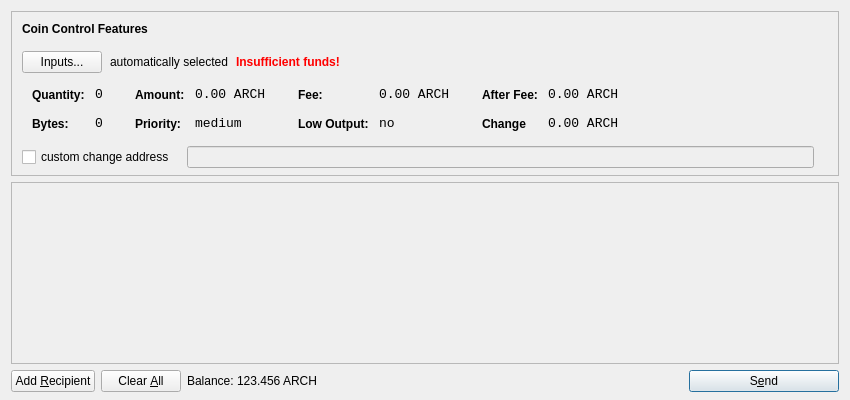
<?xml version="1.0" encoding="UTF-8"?>
<ui version="4.0">
 <class>SendCoinsDialog</class>
 <widget class="QDialog" name="SendCoinsDialog">
  <property name="geometry">
   <rect>
    <x>0</x>
    <y>0</y>
    <width>850</width>
    <height>400</height>
   </rect>
  </property>
  <property name="windowTitle">
   <string>Send Coins</string>
  </property>
  <layout class="QVBoxLayout" name="verticalLayout" stretch="0,1,0">
   <property name="bottomMargin">
    <number>8</number>
   </property>
   <item>
    <widget class="QFrame" name="frameCoinControl">
     <property name="sizePolicy">
      <sizepolicy hsizetype="Expanding" vsizetype="Expanding">
       <horstretch>0</horstretch>
       <verstretch>0</verstretch>
      </sizepolicy>
     </property>
     <property name="maximumSize">
      <size>
       <width>16777215</width>
       <height>16777215</height>
      </size>
     </property>
     <property name="frameShape">
      <enum>QFrame::StyledPanel</enum>
     </property>
     <property name="frameShadow">
      <enum>QFrame::Sunken</enum>
     </property>
     <layout class="QVBoxLayout" name="verticalLayoutCoinControl2">
      <property name="spacing">
       <number>-1</number>
      </property>
      <property name="leftMargin">
       <number>0</number>
      </property>
      <property name="topMargin">
       <number>0</number>
      </property>
      <property name="rightMargin">
       <number>0</number>
      </property>
      <property name="bottomMargin">
       <number>6</number>
      </property>
      <item>
       <layout class="QVBoxLayout" name="verticalLayoutCoinControl" stretch="0,0,0,0,1">
        <property name="spacing">
         <number>0</number>
        </property>
        <property name="leftMargin">
         <number>10</number>
        </property>
        <property name="topMargin">
         <number>10</number>
        </property>
        <item>
         <layout class="QHBoxLayout" name="horizontalLayoutCoinControl1">
          <property name="bottomMargin">
           <number>15</number>
          </property>
          <item>
           <widget class="QLabel" name="labelCoinControlFeatures">
            <property name="sizePolicy">
             <sizepolicy hsizetype="Preferred" vsizetype="Maximum">
              <horstretch>0</horstretch>
              <verstretch>0</verstretch>
             </sizepolicy>
            </property>
            <property name="font">
             <font>
              <weight>75</weight>
              <bold>true</bold>
             </font>
            </property>
            <property name="styleSheet">
             <string notr="true">font-weight:bold;</string>
            </property>
            <property name="text">
             <string>Coin Control Features</string>
            </property>
           </widget>
          </item>
         </layout>
        </item>
        <item>
         <layout class="QHBoxLayout" name="horizontalLayoutCoinControl2" stretch="0,0,0,0">
          <property name="spacing">
           <number>8</number>
          </property>
          <property name="bottomMargin">
           <number>10</number>
          </property>
          <item>
           <widget class="QPushButton" name="pushButtonCoinControl">
            <property name="styleSheet">
             <string notr="true"/>
            </property>
            <property name="text">
             <string>Inputs...</string>
            </property>
           </widget>
          </item>
          <item>
           <widget class="QLabel" name="labelCoinControlAutomaticallySelected">
            <property name="text">
             <string>automatically selected</string>
            </property>
            <property name="margin">
             <number>5</number>
            </property>
           </widget>
          </item>
          <item>
           <widget class="QLabel" name="labelCoinControlInsuffFunds">
            <property name="font">
             <font>
              <weight>75</weight>
              <bold>true</bold>
             </font>
            </property>
            <property name="styleSheet">
             <string notr="true">color:red;font-weight:bold;</string>
            </property>
            <property name="text">
             <string>Insufficient funds!</string>
            </property>
            <property name="margin">
             <number>5</number>
            </property>
           </widget>
          </item>
          <item>
           <spacer name="horizontalSpacerCoinControl">
            <property name="orientation">
             <enum>Qt::Horizontal</enum>
            </property>
            <property name="sizeHint" stdset="0">
             <size>
              <width>40</width>
              <height>1</height>
             </size>
            </property>
           </spacer>
          </item>
         </layout>
        </item>
        <item>
         <widget class="QWidget" name="widgetCoinControl" native="true">
          <property name="sizePolicy">
           <sizepolicy hsizetype="Preferred" vsizetype="Preferred">
            <horstretch>0</horstretch>
            <verstretch>0</verstretch>
           </sizepolicy>
          </property>
          <property name="minimumSize">
           <size>
            <width>0</width>
            <height>0</height>
           </size>
          </property>
          <property name="styleSheet">
           <string notr="true"/>
          </property>
          <layout class="QHBoxLayout" name="horizontalLayoutCoinControl5">
           <property name="margin">
            <number>0</number>
           </property>
           <item>
            <layout class="QHBoxLayout" name="horizontalLayoutCoinControl3" stretch="0,0,0,1">
             <property name="spacing">
              <number>20</number>
             </property>
             <property name="topMargin">
              <number>0</number>
             </property>
             <property name="bottomMargin">
              <number>10</number>
             </property>
             <item>
              <layout class="QFormLayout" name="formLayoutCoinControl1">
               <property name="horizontalSpacing">
                <number>10</number>
               </property>
               <property name="verticalSpacing">
                <number>14</number>
               </property>
               <property name="leftMargin">
                <number>10</number>
               </property>
               <property name="topMargin">
                <number>4</number>
               </property>
               <property name="rightMargin">
                <number>6</number>
               </property>
               <item row="0" column="0">
                <widget class="QLabel" name="labelCoinControlQuantityText">
                 <property name="styleSheet">
                  <string notr="true">font-weight:bold;</string>
                 </property>
                 <property name="text">
                  <string>Quantity:</string>
                 </property>
                 <property name="margin">
                  <number>0</number>
                 </property>
                </widget>
               </item>
               <item row="0" column="1">
                <widget class="QLabel" name="labelCoinControlQuantity">
                 <property name="font">
                  <font>
                   <family>Monospace</family>
                   <pointsize>10</pointsize>
                  </font>
                 </property>
                 <property name="cursor">
                  <cursorShape>IBeamCursor</cursorShape>
                 </property>
                 <property name="contextMenuPolicy">
                  <enum>Qt::ActionsContextMenu</enum>
                 </property>
                 <property name="text">
                  <string>0</string>
                 </property>
                 <property name="margin">
                  <number>0</number>
                 </property>
                 <property name="textInteractionFlags">
                  <set>Qt::LinksAccessibleByMouse|Qt::TextSelectableByKeyboard|Qt::TextSelectableByMouse</set>
                 </property>
                </widget>
               </item>
               <item row="1" column="0">
                <widget class="QLabel" name="labelCoinControlBytesText">
                 <property name="styleSheet">
                  <string notr="true">font-weight:bold;</string>
                 </property>
                 <property name="text">
                  <string>Bytes:</string>
                 </property>
                </widget>
               </item>
               <item row="1" column="1">
                <widget class="QLabel" name="labelCoinControlBytes">
                 <property name="font">
                  <font>
                   <family>Monospace</family>
                   <pointsize>10</pointsize>
                  </font>
                 </property>
                 <property name="cursor">
                  <cursorShape>IBeamCursor</cursorShape>
                 </property>
                 <property name="contextMenuPolicy">
                  <enum>Qt::ActionsContextMenu</enum>
                 </property>
                 <property name="text">
                  <string>0</string>
                 </property>
                 <property name="textInteractionFlags">
                  <set>Qt::LinksAccessibleByMouse|Qt::TextSelectableByKeyboard|Qt::TextSelectableByMouse</set>
                 </property>
                </widget>
               </item>
              </layout>
             </item>
             <item>
              <layout class="QFormLayout" name="formLayoutCoinControl2">
               <property name="horizontalSpacing">
                <number>10</number>
               </property>
               <property name="verticalSpacing">
                <number>14</number>
               </property>
               <property name="leftMargin">
                <number>6</number>
               </property>
               <property name="topMargin">
                <number>4</number>
               </property>
               <property name="rightMargin">
                <number>6</number>
               </property>
               <item row="0" column="0">
                <widget class="QLabel" name="labelCoinControlAmountText">
                 <property name="styleSheet">
                  <string notr="true">font-weight:bold;</string>
                 </property>
                 <property name="text">
                  <string>Amount:</string>
                 </property>
                 <property name="margin">
                  <number>0</number>
                 </property>
                </widget>
               </item>
               <item row="0" column="1">
                <widget class="QLabel" name="labelCoinControlAmount">
                 <property name="font">
                  <font>
                   <family>Monospace</family>
                   <pointsize>10</pointsize>
                  </font>
                 </property>
                 <property name="cursor">
                  <cursorShape>IBeamCursor</cursorShape>
                 </property>
                 <property name="contextMenuPolicy">
                  <enum>Qt::ActionsContextMenu</enum>
                 </property>
                 <property name="text">
                  <string>0.00 ARCH</string>
                 </property>
                 <property name="textInteractionFlags">
                  <set>Qt::LinksAccessibleByMouse|Qt::TextSelectableByKeyboard|Qt::TextSelectableByMouse</set>
                 </property>
                </widget>
               </item>
               <item row="1" column="0">
                <widget class="QLabel" name="labelCoinControlPriorityText">
                 <property name="styleSheet">
                  <string notr="true">font-weight:bold;</string>
                 </property>
                 <property name="text">
                  <string>Priority:</string>
                 </property>
                </widget>
               </item>
               <item row="1" column="1">
                <widget class="QLabel" name="labelCoinControlPriority">
                 <property name="font">
                  <font>
                   <family>Monospace</family>
                   <pointsize>10</pointsize>
                  </font>
                 </property>
                 <property name="cursor">
                  <cursorShape>IBeamCursor</cursorShape>
                 </property>
                 <property name="contextMenuPolicy">
                  <enum>Qt::ActionsContextMenu</enum>
                 </property>
                 <property name="text">
                  <string>medium</string>
                 </property>
                 <property name="textInteractionFlags">
                  <set>Qt::LinksAccessibleByMouse|Qt::TextSelectableByKeyboard|Qt::TextSelectableByMouse</set>
                 </property>
                </widget>
               </item>
              </layout>
             </item>
             <item>
              <layout class="QFormLayout" name="formLayoutCoinControl3">
               <property name="horizontalSpacing">
                <number>10</number>
               </property>
               <property name="verticalSpacing">
                <number>14</number>
               </property>
               <property name="leftMargin">
                <number>6</number>
               </property>
               <property name="topMargin">
                <number>4</number>
               </property>
               <property name="rightMargin">
                <number>6</number>
               </property>
               <item row="0" column="0">
                <widget class="QLabel" name="labelCoinControlFeeText">
                 <property name="styleSheet">
                  <string notr="true">font-weight:bold;</string>
                 </property>
                 <property name="text">
                  <string>Fee:</string>
                 </property>
                 <property name="margin">
                  <number>0</number>
                 </property>
                </widget>
               </item>
               <item row="0" column="1">
                <widget class="QLabel" name="labelCoinControlFee">
                 <property name="font">
                  <font>
                   <family>Monospace</family>
                   <pointsize>10</pointsize>
                  </font>
                 </property>
                 <property name="cursor">
                  <cursorShape>IBeamCursor</cursorShape>
                 </property>
                 <property name="contextMenuPolicy">
                  <enum>Qt::ActionsContextMenu</enum>
                 </property>
                 <property name="text">
                  <string>0.00 ARCH</string>
                 </property>
                 <property name="textInteractionFlags">
                  <set>Qt::LinksAccessibleByMouse|Qt::TextSelectableByKeyboard|Qt::TextSelectableByMouse</set>
                 </property>
                </widget>
               </item>
               <item row="1" column="0">
                <widget class="QLabel" name="labelCoinControlLowOutputText">
                 <property name="styleSheet">
                  <string notr="true">font-weight:bold;</string>
                 </property>
                 <property name="text">
                  <string>Low Output:</string>
                 </property>
                </widget>
               </item>
               <item row="1" column="1">
                <widget class="QLabel" name="labelCoinControlLowOutput">
                 <property name="font">
                  <font>
                   <family>Monospace</family>
                   <pointsize>10</pointsize>
                  </font>
                 </property>
                 <property name="cursor">
                  <cursorShape>IBeamCursor</cursorShape>
                 </property>
                 <property name="contextMenuPolicy">
                  <enum>Qt::ActionsContextMenu</enum>
                 </property>
                 <property name="text">
                  <string>no</string>
                 </property>
                 <property name="textInteractionFlags">
                  <set>Qt::LinksAccessibleByMouse|Qt::TextSelectableByKeyboard|Qt::TextSelectableByMouse</set>
                 </property>
                </widget>
               </item>
              </layout>
             </item>
             <item>
              <layout class="QFormLayout" name="formLayoutCoinControl4">
               <property name="horizontalSpacing">
                <number>10</number>
               </property>
               <property name="verticalSpacing">
                <number>14</number>
               </property>
               <property name="leftMargin">
                <number>6</number>
               </property>
               <property name="topMargin">
                <number>4</number>
               </property>
               <property name="rightMargin">
                <number>6</number>
               </property>
               <item row="0" column="0">
                <widget class="QLabel" name="labelCoinControlAfterFeeText">
                 <property name="styleSheet">
                  <string notr="true">font-weight:bold;</string>
                 </property>
                 <property name="text">
                  <string>After Fee:</string>
                 </property>
                 <property name="margin">
                  <number>0</number>
                 </property>
                </widget>
               </item>
               <item row="0" column="1">
                <widget class="QLabel" name="labelCoinControlAfterFee">
                 <property name="font">
                  <font>
                   <family>Monospace</family>
                   <pointsize>10</pointsize>
                  </font>
                 </property>
                 <property name="cursor">
                  <cursorShape>IBeamCursor</cursorShape>
                 </property>
                 <property name="contextMenuPolicy">
                  <enum>Qt::ActionsContextMenu</enum>
                 </property>
                 <property name="text">
                  <string>0.00 ARCH</string>
                 </property>
                 <property name="textInteractionFlags">
                  <set>Qt::LinksAccessibleByMouse|Qt::TextSelectableByKeyboard|Qt::TextSelectableByMouse</set>
                 </property>
                </widget>
               </item>
               <item row="1" column="0">
                <widget class="QLabel" name="labelCoinControlChangeText">
                 <property name="styleSheet">
                  <string notr="true">font-weight:bold;</string>
                 </property>
                 <property name="text">
                  <string>Change</string>
                 </property>
                </widget>
               </item>
               <item row="1" column="1">
                <widget class="QLabel" name="labelCoinControlChange">
                 <property name="font">
                  <font>
                   <family>Monospace</family>
                   <pointsize>10</pointsize>
                  </font>
                 </property>
                 <property name="cursor">
                  <cursorShape>IBeamCursor</cursorShape>
                 </property>
                 <property name="contextMenuPolicy">
                  <enum>Qt::ActionsContextMenu</enum>
                 </property>
                 <property name="text">
                  <string>0.00 ARCH</string>
                 </property>
                 <property name="textInteractionFlags">
                  <set>Qt::LinksAccessibleByMouse|Qt::TextSelectableByKeyboard|Qt::TextSelectableByMouse</set>
                 </property>
                </widget>
               </item>
              </layout>
             </item>
            </layout>
           </item>
          </layout>
         </widget>
        </item>
        <item>
         <layout class="QHBoxLayout" name="horizontalLayoutCoinControl4" stretch="0,0,0">
          <property name="spacing">
           <number>12</number>
          </property>
          <property name="sizeConstraint">
           <enum>QLayout::SetDefaultConstraint</enum>
          </property>
          <property name="topMargin">
           <number>5</number>
          </property>
          <property name="rightMargin">
           <number>5</number>
          </property>
          <item>
           <widget class="QCheckBox" name="checkBoxCoinControlChange">
            <property name="text">
             <string>custom change address</string>
            </property>
           </widget>
          </item>
          <item>
           <widget class="QLineEdit" name="lineEditCoinControlChange">
            <property name="enabled">
             <bool>false</bool>
            </property>
            <property name="sizePolicy">
             <sizepolicy hsizetype="Expanding" vsizetype="Fixed">
              <horstretch>0</horstretch>
              <verstretch>0</verstretch>
             </sizepolicy>
            </property>
           </widget>
          </item>
          <item>
           <widget class="QLabel" name="labelCoinControlChangeLabel">
            <property name="sizePolicy">
             <sizepolicy hsizetype="Preferred" vsizetype="Expanding">
              <horstretch>0</horstretch>
              <verstretch>0</verstretch>
             </sizepolicy>
            </property>
            <property name="minimumSize">
             <size>
              <width>0</width>
              <height>0</height>
             </size>
            </property>
            <property name="text">
             <string/>
            </property>
            <property name="margin">
             <number>3</number>
            </property>
           </widget>
          </item>
         </layout>
        </item>
        <item>
         <spacer name="verticalSpacerCoinControl">
          <property name="orientation">
           <enum>Qt::Vertical</enum>
          </property>
          <property name="sizeHint" stdset="0">
           <size>
            <width>800</width>
            <height>1</height>
           </size>
          </property>
         </spacer>
        </item>
       </layout>
      </item>
     </layout>
    </widget>
   </item>
   <item>
    <widget class="QScrollArea" name="scrollArea">
     <property name="widgetResizable">
      <bool>true</bool>
     </property>
     <widget class="QWidget" name="scrollAreaWidgetContents">
      <property name="geometry">
       <rect>
        <x>0</x>
        <y>0</y>
        <width>836</width>
        <height>163</height>
       </rect>
      </property>
      <layout class="QVBoxLayout" name="verticalLayout_2">
       <property name="margin">
        <number>0</number>
       </property>
       <item>
        <layout class="QVBoxLayout" name="entries">
         <property name="spacing">
          <number>6</number>
         </property>
        </layout>
       </item>
       <item>
        <spacer name="verticalSpacer">
         <property name="orientation">
          <enum>Qt::Vertical</enum>
         </property>
         <property name="sizeHint" stdset="0">
          <size>
           <width>20</width>
           <height>40</height>
          </size>
         </property>
        </spacer>
       </item>
      </layout>
     </widget>
    </widget>
   </item>
   <item>
    <layout class="QHBoxLayout" name="horizontalLayout">
     <item>
      <widget class="QPushButton" name="addButton">
       <property name="toolTip">
        <string>Send to multiple recipients at once</string>
       </property>
       <property name="text">
        <string>Add &amp;Recipient</string>
       </property>
       <property name="icon">
        <iconset resource="../bitcoin.qrc">
         <normaloff>:/icons/add</normaloff>:/icons/add</iconset>
       </property>
       <property name="autoDefault">
        <bool>false</bool>
       </property>
      </widget>
     </item>
     <item>
      <widget class="QPushButton" name="clearButton">
       <property name="sizePolicy">
        <sizepolicy hsizetype="Minimum" vsizetype="Fixed">
         <horstretch>0</horstretch>
         <verstretch>0</verstretch>
        </sizepolicy>
       </property>
       <property name="toolTip">
        <string>Remove all transaction fields</string>
       </property>
       <property name="text">
        <string>Clear &amp;All</string>
       </property>
       <property name="icon">
        <iconset resource="../bitcoin.qrc">
         <normaloff>:/icons/remove</normaloff>:/icons/remove</iconset>
       </property>
       <property name="autoRepeatDelay">
        <number>300</number>
       </property>
       <property name="autoDefault">
        <bool>false</bool>
       </property>
      </widget>
     </item>
     <item>
      <layout class="QHBoxLayout" name="horizontalLayout_2">
       <property name="spacing">
        <number>3</number>
       </property>
       <item>
        <widget class="QLabel" name="label">
         <property name="sizePolicy">
          <sizepolicy hsizetype="Preferred" vsizetype="Fixed">
           <horstretch>0</horstretch>
           <verstretch>0</verstretch>
          </sizepolicy>
         </property>
         <property name="text">
          <string>Balance:</string>
         </property>
        </widget>
       </item>
       <item>
        <widget class="QLabel" name="labelBalance">
         <property name="sizePolicy">
          <sizepolicy hsizetype="Preferred" vsizetype="Fixed">
           <horstretch>0</horstretch>
           <verstretch>0</verstretch>
          </sizepolicy>
         </property>
         <property name="cursor">
          <cursorShape>IBeamCursor</cursorShape>
         </property>
         <property name="text">
          <string>123.456 ARCH</string>
         </property>
         <property name="textInteractionFlags">
          <set>Qt::LinksAccessibleByMouse|Qt::TextSelectableByKeyboard|Qt::TextSelectableByMouse</set>
         </property>
        </widget>
       </item>
      </layout>
     </item>
     <item>
      <spacer name="horizontalSpacer">
       <property name="orientation">
        <enum>Qt::Horizontal</enum>
       </property>
       <property name="sizeHint" stdset="0">
        <size>
         <width>40</width>
         <height>20</height>
        </size>
       </property>
      </spacer>
     </item>
     <item>
      <widget class="QPushButton" name="sendButton">
       <property name="minimumSize">
        <size>
         <width>150</width>
         <height>0</height>
        </size>
       </property>
       <property name="toolTip">
        <string>Confirm the send action</string>
       </property>
       <property name="text">
        <string>S&amp;end</string>
       </property>
       <property name="icon">
        <iconset resource="../bitcoin.qrc">
         <normaloff>:/icons/send</normaloff>:/icons/send</iconset>
       </property>
       <property name="default">
        <bool>true</bool>
       </property>
      </widget>
     </item>
    </layout>
   </item>
  </layout>
 </widget>
 <resources>
  <include location="../bitcoin.qrc"/>
 </resources>
 <connections/>
</ui>
